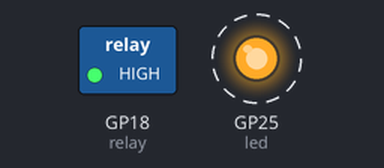
A program run on a simulated Raspberry Pi Pico running MicroPython. Parts: switched loads named in the program (green lamp = pin HIGH), output pins drawn as LEDs (lit = HIGH). Dashed ring = blinking.

Above: at 0.5 s.
Timing chart, 0 to 4.6 s (numbered marks = the images above):
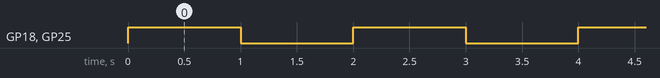

The program:

relay_test.py
```python
# relay driver

from machine import Pin
from utime import sleep

led = Pin("LED", Pin.OUT)
relay = Pin(18, Pin.OUT)

while True:
    led.value(1)
    relay.value(1)
    sleep(1)
    led.value(0)
    relay.value(0)
    sleep(1)
```

Measured:
- by itself, GP18 (relay), GP25 (led): alternates HIGH for 1.0 s and LOW for 1.0 s
